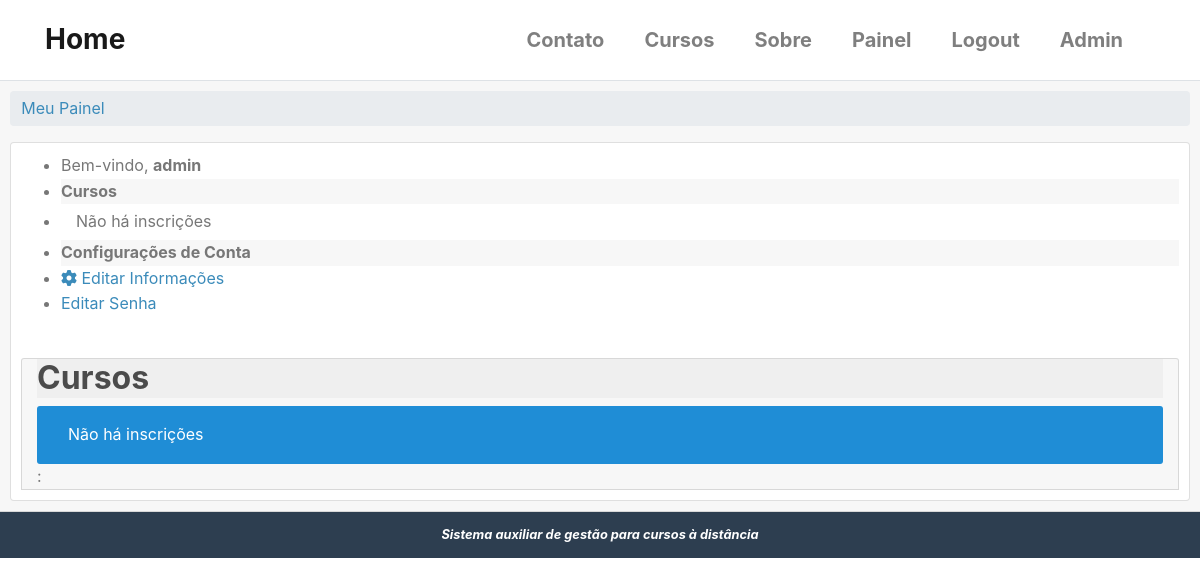
The page /conta/painel/ (signed in) on the database as committed earlier.
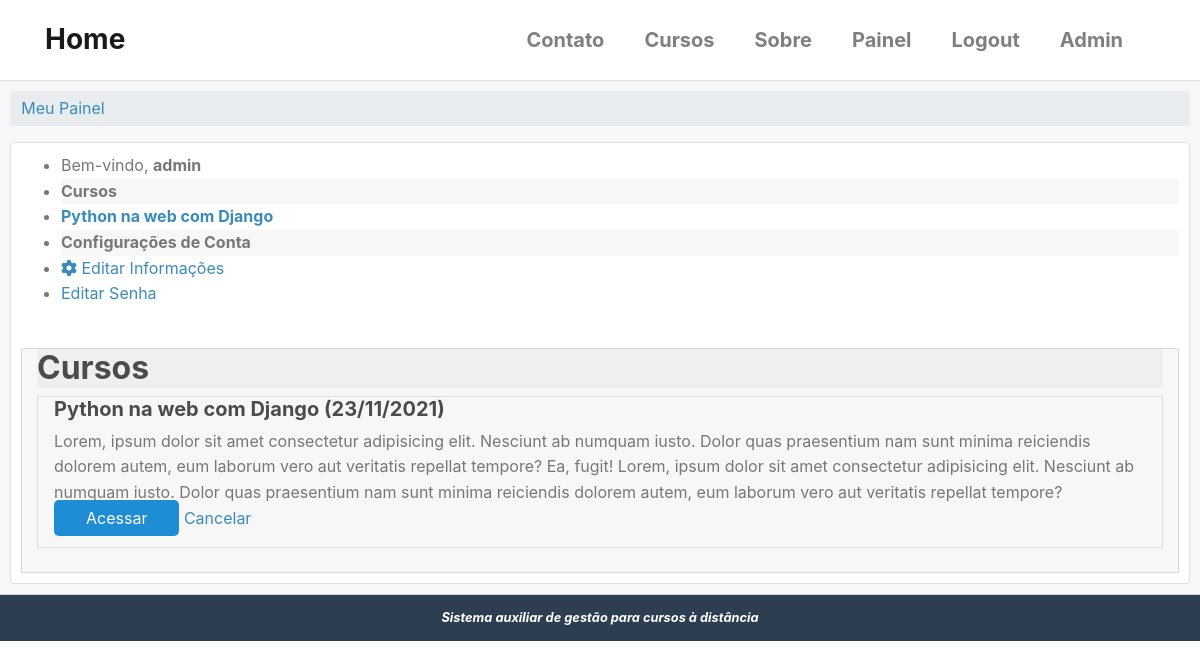
The same page on the database as committed later.
### cursos/models.py (models this page shows, shortened)
class Enrollment(models.Model):
    STATUS_CHOICES = (
        (0, 'Pendente'),
        (1, 'Aprovado'),
        (2, 'Cancelado'),
        (3, 'Recusado'),
    )
    usuario = models.ForeignKey(
        settings.AUTH_USER_MODEL, verbose_name='Usuário',
        related_name='enrollments', on_delete=models.DO_NOTHING
    )
    curso = models.ForeignKey(
        Cursos, verbose_name='Curso',
        related_name='enrollments', on_delete=models.DO_NOTHING
    )
    status = models.ImageField('Situação',
        choices=STATUS_CHOICES, default=0, blank=True
    )
    created_at = models.DateTimeField('Criado em', auto_now_add = True)
    updated_at = models.DateTimeField('Atualizado em ', auto_now_add = True)
    class Meta:
        verbose_name = 'Inscrição'
        verbose_name_plural = 'Inscrições'
        """
        unique_together/unicidade - combina a unicidade entre cursos e usuário,
        ou seja, cada usuário se increve apenas uma vez para cada curso.
        """
        unique_together = (('usuario', 'curso'),)

class Cursos(models.Model):
    nome = models.CharField('Nome', max_length = 100)
    slug = models.SlugField('Atalho')
    descricao = models.TextField('Descrição Simples', blank = True)
    sobre = models.TextField('Sobre o Curso', blank = True)
    start_date = models.DateField(
        'Data de início', null = True, blank = True,
        )
    imagem = models.ImageField(
        upload_to = 'cursos/imagens', verbose_name = 'Imagem',
        null = True, blank = True
        )
    created_at = models.DateTimeField('Criado em', auto_now_add = True)
    updated_at = models.DateTimeField('Atualizado em ', auto_now_add = True)
    objects = CursosManager()
    def __str__(self):
        return self.nome
    class Meta:
        verbose_name = 'Curso'
        verbose_name_plural = 'Cursos'
        ordering = ['nome'] # ['-name'] ordem decrescente

### accounts/views.py (the view)
# urls.py: path('painel/', views.painel, name='painel'),
@login_required
def painel(request):
    template_name = 'accounts/dashboard.html'
    context = {}
    context['enrollments'] = Enrollment.objects.filter(usuario=request.user)
    return render(request, template_name, context)

### accounts/models.py (called while the page is built)
    def __str__(self):
        return self.name or self.username

### cursos/templatetags/cursos_tags.py (called while the page is built)
@register.inclusion_tag('cursos/templatetags/meus_cursos.html')
def meus_cursos(user):
    enrollments = Enrollment.objects.filter(usuario=user)
    context = {
        'enrollments': enrollments
    }
    return context

### templates/accounts/dashboard.html (shortened to what this page needs)
{% extends "base.html" %}
{% load cursos_tags %}
{% block content %}
<div class="card-header" style='padding: 10px;'>
    <div class="">
        <ul class="breadcrumb pure-menu-heading">
            {% block breadcrumb %}
            <li><a class="" href="{% url 'accounts:painel' %}">Meu Painel</a></li>
            {% endblock %}
        </ul>
    </div>
    <div class="card" style='margin: auto;padding: 10px;'>
        <div class="pure-g-r content-ribbon">
            <div class="pure-u-1-3">
                <div class="pure-menu pure-menu-open">
                    <ul>
                        <li class="pure-menu-heading">
                            Bem-vindo, <strong>{{ user }}</strong>
                        </li>
                        {% meus_cursos user %}
                        <li class="font-weight-bold pure-menu-heading" style='margin-top: 0; background-color:rgba(0,0,0,.03);'>Configurações de Conta</li>
                        <li>
                            <a href="{% url 'accounts:editar_usuario' %}">
                            <i class="fas fa-cog"></i>
                            Editar Informações
                            </a>
                        </li>
                        <li>
                            <a href="{% url 'accounts:editar_senha' %}">
                            Editar Senha</a>
                        </li>
                    </ul>
                </div>
                <br>
            </div>
            <div class="pure-u-2-3">
                <div class="card card-header" style = 'margin-left: auto; padding: 0px 15px'>
                    {% block dashboard_content %}
                    <h2 class="font-weight-bold pure-menu-heading" style='margin-top: 0; background-color:rgba(0,0,0,.03);'>Cursos</h2>
                    {% for enrollment in enrollments %}
                    <div class="well">
                        <h3>{{ enrollment.curso }}
                        ({{ enrollment.curso.start_date|date:'d/m/Y'|default:'Sem data' }})
                        </h3>
                        {{ enrollment.curso.descricao }}
                        <div class="pure-controls">
                            <a href="" class="pure-button pure-button-primary">Acessar</a>
                            <a href="" class="pure-button pure-button-error">Cancelar</a>
                        </div>
                    </div>
                    {% empty %}
                    <aside class=pure-u-1>
                        <p style='padding: 5px 0 5px 15px;'>Não há inscrições</p>
                    </aside>:
                    {% endfor %}
                    {% endblock %}
                </div>
            </div>
        </div>
    </div>
</div>
{% endblock %}

### cursos/templates/cursos/templatetags/meus_cursos.html (shortened to what this page needs)
<li class="font-weight-bold pure-menu-heading" style='margin-top: 0; background-color:rgba(0,0,0,.03);'>Cursos</li>
{% for enrollment in enrollments %}
<li>
    <a href="#">
        <strong>{{ enrollment.curso }}</strong>
    </a>
</li>
{% empty %}
<li style='padding: 5px 0 5px 15px;'>Não há inscrições</li>
{% endfor %}

Rows that differ between the two databases and show on the page:
added Enrollment: curso "Python na web com Django", curso.start_date "23/11/2021", curso.descricao "Lorem, ipsum dolor sit amet consectetur adipisicing elit. Nesciunt ab numquam iusto. Dolor quas praesentium nam sunt minima reiciendis dolorem autem, eum laborum vero aut veritatis repellat tempore? Ea, fugit! Lorem, ipsum dolor sit amet consectetur adipisicing elit. Nesciunt ab numquam iusto. Dolor quas praesentium nam sunt minima reiciendis dolorem autem, eum laborum vero aut veritatis repellat tempore?"
Other text that changed with them:
text no longer shown: "Não há inscrições Não há inscrições :"
